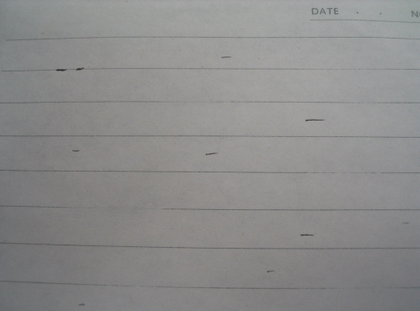
%> input picture 信息隐藏/滤波和图像识别/test.bmp, 420 x 311 px, shrunk from 512 x 379 before the run
$ octave Lvbo3.m   (GNU Octave 9; MATLAB toolbox functions it lacks are replaced by stand-ins)
%> lines starting %> are read from the running program, lines starting %| are printed output that depends on the picture; in (x1, y1, x2, y2) boxes, pixels count from 0 and x2, y2 are one past the last pixel; in counts of white or black regions, pixels touching at a corner belong together; the program's own positions count from 1
%% 横向中值滤波
clc,clear

%% 1 读入
I=imread('test.bmp');
%> I is the input picture: size 311x420x3 uint8; mean R, G, B 140.1, 139.6, 139.4
I=rgb2gray(I);
%> I: size 311x420 uint8


%% 水平均值
[m,n]=size(I);
%> m = 311; n = 420
Y = zeros(m,n);
step = 7;
for i=1:m
    for j=1:n-step
        temp = I(i,j:j+step);
        s = sum(temp);
        h =s/step;
        Y(i,j)=h;
    end
end
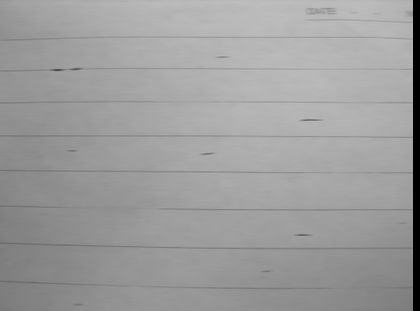
%> Y: size 311x420 double; min 0, max 190.3, mean 157.2
for i=1:m
    for j =n-step+1:n
        Y(i,j)=I(i,j);
    end
end
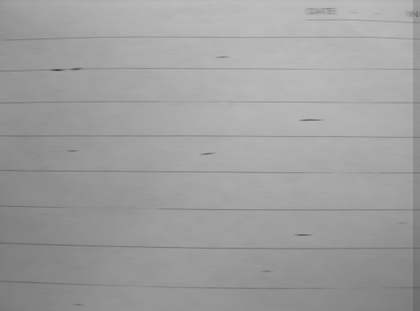
%> Y: size 311x420 double; 1.67% of pixels changed, all inside (x1, y1, x2, y2) = (413, 0, 420, 311)
Y=uint8(Y);
%> Y: size 311x420 uint8

%% 水平滤波2
K1=filter2(fspecial('average',3),I)/255;

%进行3*3均值滤波

K2=filter2(fspecial('average',5),I)/255;

%进行5*5均值滤波

K3=filter2(fspecial('average',7),I)/255;
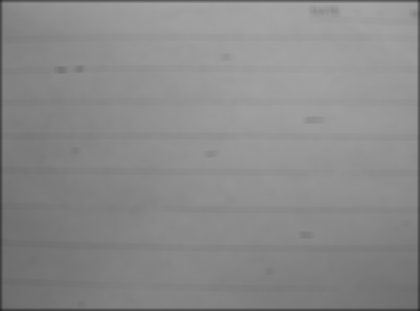
%> K3: size 311x420 double; min 0.135, max 0.648, mean 0.543
%% 3全局均值
G=zeros(m,n);
for i=1:m   %横向处理平滑
    s2 = sum(I(i,:));
    s2 =s2/n;
    for j=1:n
        G(i,j)=s2;
    end
end
%> this loop made 311 passes
%> s2 on passes 1 to 3: 155.4, 157, 158.1
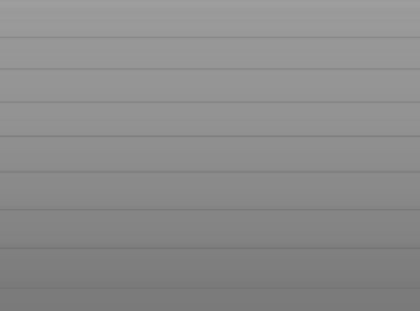
%> G: size 311x420 double; min 117.3, max 158.4, mean 139.7
%纵向拉伸.拉伸因子
a=0.3;
for i=1:n
    s2=sum(I(:,i));
    s2=s2/m;
    for j=1:m
        if I(j,i)>s2
     %       G(j,i) = (1+a)*I(j,i);
        else
       %     G(j,i) = (1-a)*I(j,i);
        end
    end

end
%> this loop made 420 passes
%> s2 on passes 1 to 3: 119.1, 119.6, 119.7
G=uint8(G);
%> G: size 311x420 uint8

s=sum(sum(Y));
%> s = 20837247
s=s/(m*n);
%> s = 159.5

%% 2 使用阈值
I2=im2bw(Y,s/255);
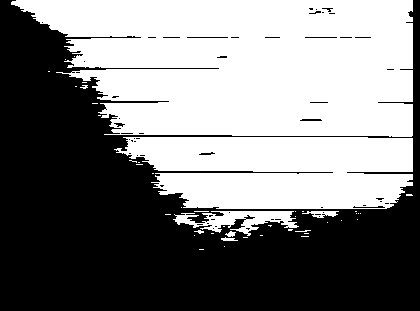
%> I2: size 311x420 logical; 49.5% white; 45 white regions (38 under 20 px), largest, box (x1, y1, x2, y2) and area: (11, 0, 413, 137) 44890, (114, 137, 413, 209) 17816, (173, 211, 299, 236) 1467
level=graythresh(Y);     %确定灰度阈值
%> level = 0.624
I3=im2bw(Y,level);
%% 显示
figure,imshow(I);title('原图像');
figure,imshow(I2);title('阈值(平均)');
figure,imshow(I3);title('自动阈值');
figure,imshow(Y);title('均值');
figure,imshow(G);title('横纵');
